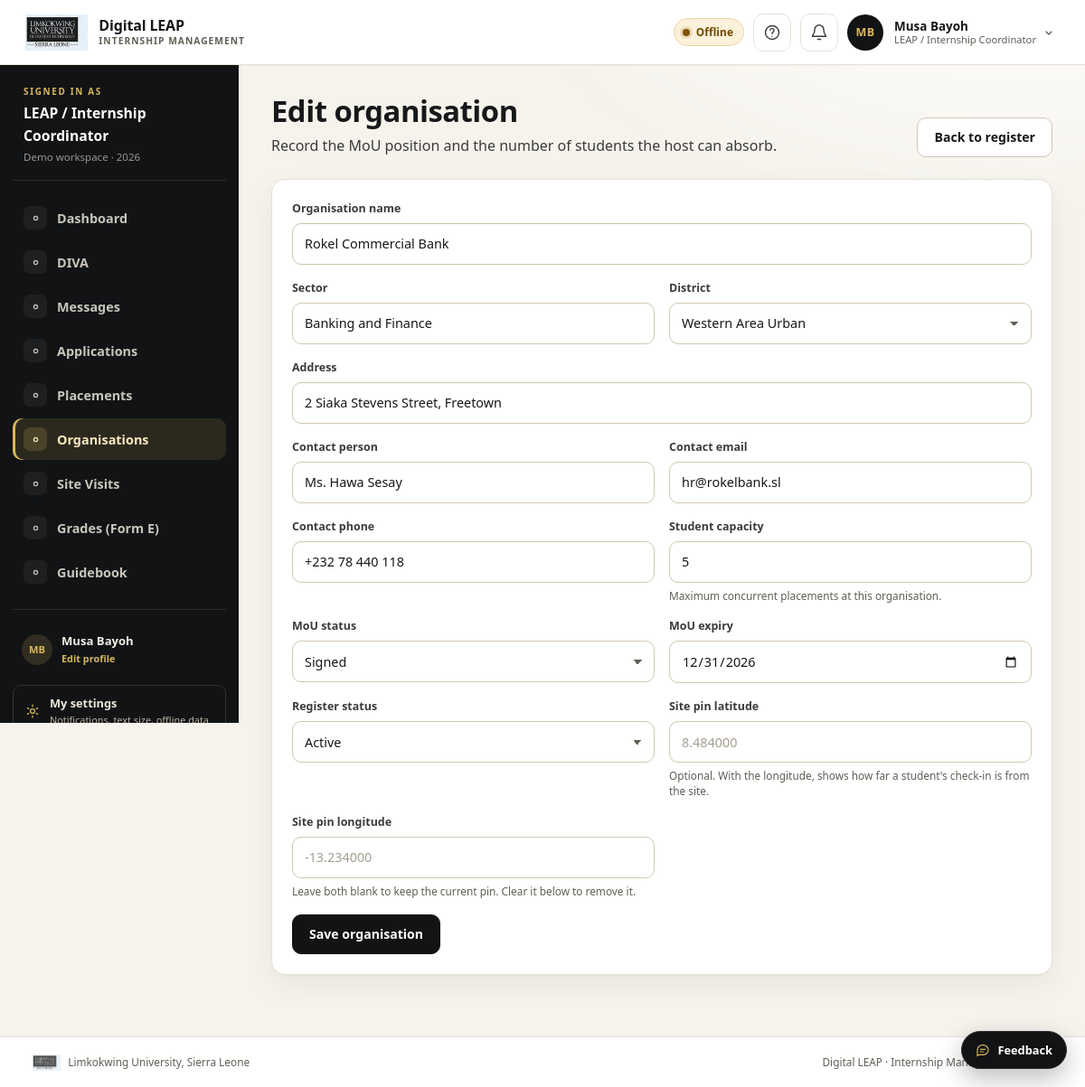
Screenshot of /digital-leap/index.php?r=coordinator/organisations/form&id=3 (signed in) with the database file from the repository.
### tables this page shows
CREATE TABLE users (
  user_id           INT UNSIGNED NOT NULL AUTO_INCREMENT,
  role_id           TINYINT UNSIGNED NOT NULL,
  organisation_id   INT UNSIGNED NULL,
  first_name        VARCHAR(60)  NOT NULL,
  last_name         VARCHAR(60)  NOT NULL,
  email             VARCHAR(120) NOT NULL,
  phone             VARCHAR(25)  NULL,
  password_hash     VARCHAR(255) NULL,
  status            ENUM('invited','active','suspended') NOT NULL DEFAULT 'invited',
  must_change_password TINYINT(1) NOT NULL DEFAULT 0,
  failed_attempts   TINYINT UNSIGNED NOT NULL DEFAULT 0,
  locked_until      DATETIME NULL,
  last_login_at     DATETIME NULL,
  created_at        DATETIME NOT NULL DEFAULT CURRENT_TIMESTAMP,
  updated_at        DATETIME NOT NULL DEFAULT CURRENT_TIMESTAMP ON UPDATE CURRENT_TIMESTAMP,
  PRIMARY KEY (user_id),
  UNIQUE KEY uq_users_email (email),
  KEY idx_users_role (role_id, status),
  KEY idx_users_org (organisation_id),
  CONSTRAINT fk_users_role FOREIGN KEY (role_id) REFERENCES roles (role_id),
  CONSTRAINT fk_users_org FOREIGN KEY (organisation_id) REFERENCES organisation (org_id) ON DELETE SET NULL
);

CREATE TABLE roles (
  role_id     TINYINT UNSIGNED NOT NULL AUTO_INCREMENT,
  role_key    VARCHAR(30)  NOT NULL,
  role_name   VARCHAR(60)  NOT NULL,
  description VARCHAR(255) NULL,
  created_at  DATETIME NOT NULL DEFAULT CURRENT_TIMESTAMP,
  PRIMARY KEY (role_id),
  UNIQUE KEY uq_roles_key (role_key)
);

CREATE TABLE organisation (
  org_id        INT UNSIGNED NOT NULL AUTO_INCREMENT,
  name          VARCHAR(120) NOT NULL,
  sector        VARCHAR(60)  NOT NULL,
  address       VARCHAR(180) NOT NULL,
  district      VARCHAR(60)  NOT NULL,
  contact_person VARCHAR(100) NOT NULL,
  contact_email VARCHAR(120) NOT NULL,
  contact_phone VARCHAR(25)  NULL,
  mou_status    ENUM('none','pending','signed','expired') NOT NULL DEFAULT 'none',
  mou_expiry    DATE NULL,
  capacity      SMALLINT UNSIGNED NOT NULL DEFAULT 0,
  status        ENUM('active','inactive') NOT NULL DEFAULT 'active',
  created_at    DATETIME NOT NULL DEFAULT CURRENT_TIMESTAMP,
  updated_at    DATETIME NOT NULL DEFAULT CURRENT_TIMESTAMP ON UPDATE CURRENT_TIMESTAMP,
  PRIMARY KEY (org_id),
  UNIQUE KEY uq_org_name (name),
  KEY idx_org_district (district)
);

### digital-leap/app/Views/coordinator/org_form.php (the view, shortened to what the rows shown need)
<?php
$districts = ['Western Area Urban', 'Western Area Rural', 'Bo', 'Kenema', 'Kono', 'Bombali', 'Port Loko', 'Tonkolili'];
?>
<div class="page-head">
    <div>
        <h1><?= $org ? 'Edit organisation' : 'Add organisation' ?></h1>
        <p>Record the MoU position and the number of students the host can absorb.</p>
    </div>
    <div class="page-actions"><a class="btn btn-outline" href="<?= e(url('coordinator/organisations')) ?>">Back to register</a></div>
</div>
<div class="card">
    <form method="post" action="<?= e(url('coordinator/organisations/save')) ?>">
        <div class="form-grid">
            <div class="field full">
                <label for="name">Organisation name</label>
                <input id="name" name="name" type="text" maxlength="120" value="<?= e($org['name'] ?? '') ?>" required>
            </div>
            <div class="field">
                <label for="sector">Sector</label>
                <input id="sector" name="sector" type="text" maxlength="80" value="<?= e($org['sector'] ?? '') ?>" required>
            </div>
            <div class="field">
                <label for="district">District</label>
                <select id="district" name="district">
                    <?php foreach ($districts as $district): ?>
                        <option value="<?= e($district) ?>"<?= selected($org['district'] ?? 'Western Area Urban', $district) ?>><?= e($district) ?></option>
                    <?php endforeach; ?>
                </select>
            </div>
            <div class="field full">
                <label for="address">Address</label>
                <input id="address" name="address" type="text" maxlength="180" value="<?= e($org['address'] ?? '') ?>">
            </div>
            <div class="field">
                <label for="contact_person">Contact person</label>
                <input id="contact_person" name="contact_person" type="text" maxlength="120" value="<?= e($org['contact_person'] ?? '') ?>" required>
            </div>
            <div class="field">
                <label for="contact_email">Contact email</label>
                <input id="contact_email" name="contact_email" type="email" maxlength="120" value="<?= e($org['contact_email'] ?? '') ?>" required>
            </div>
            <div class="field">
                <label for="contact_phone">Contact phone</label>
                <input id="contact_phone" name="contact_phone" type="tel" maxlength="30" value="<?= e($org['contact_phone'] ?? '') ?>">
            </div>
            <div class="field">
                <label for="capacity">Student capacity</label>
                <input id="capacity" name="capacity" type="number" min="1" max="200" value="<?= e($org['capacity'] ?? 3) ?>" required>
                <span class="hint">Maximum concurrent placements at this organisation.</span>
            </div>
            <div class="field">
                <label for="mou_status">MoU status</label>
                <select id="mou_status" name="mou_status">
                    <option value="signed"<?= selected($org['mou_status'] ?? '', 'signed') ?>>Signed</option>
                </select>
            </div>
            <div class="field">
                <label for="mou_expiry">MoU expiry</label>
                <input id="mou_expiry" name="mou_expiry" type="date" value="<?= e($org['mou_expiry'] ?? '') ?>">
            </div>
            <div class="field">
                <label for="status">Register status</label>
                <select id="status" name="status">
                    <option value="active"<?= selected($org['status'] ?? 'active', 'active') ?>>Active</option>
                </select>
            </div>
            <div class="field">
                <label for="latitude">Site pin latitude</label>
                <input id="latitude" name="latitude" type="text" inputmode="decimal" value="<?= e(isset($geo['lat']) ? (string) $geo['lat'] : '') ?>" placeholder="8.484000">
                <span class="hint">Optional. With the longitude, shows how far a student's check-in is from the site.</span>
            </div>
            <div class="field">
                <label for="longitude">Site pin longitude</label>
                <input id="longitude" name="longitude" type="text" inputmode="decimal" value="<?= e(isset($geo['lng']) ? (string) $geo['lng'] : '') ?>" placeholder="-13.234000">
                <span class="hint">Leave both blank to keep the current pin. Clear it below to remove it.</span>
            </div>
        </div>
        <div class="form-actions"><button class="btn" type="submit">Save organisation</button></div>
    </form>
</div>

### digital-leap/app/Views/layout.php (shortened to what the rows shown need)
<?php
$user = Auth::user();
$route = (string) ($_GET['r'] ?? '');
$unread = 0;
if ($user !== null) {
    $unread = (int) Database::val('SELECT COUNT(*) FROM notification WHERE user_id = ? AND is_read = 0', [(int) $user['user_id']]);
}
$prefUid = $user === null ? 0 : (int) $user['user_id'];
$textSize = Preference::textSize($prefUid);
$calmMotion = Preference::reduceMotion($prefUid);
$nav = $user === null ? [] : nav_items();
$avatarUrl = $user === null ? null : avatar_url($user);
$authRoutes = ['login', 'register', 'forgot', 'reset', 'token/supervisor'];
$isAuthPage = $user === null && in_array($route, $authRoutes, true);
?>
<!doctype html>
<html lang="en" data-text-size="<?= e($textSize) ?>"<?= $calmMotion ? ' data-reduce-motion="on"' : '' ?>>
<head>
<link rel="stylesheet" href="<?= e(asset('css/app.css')) ?>">
</head>
<body class="<?= $user !== null ? 'app-shell' : ($isAuthPage ? 'auth-shell' : 'landing-shell') ?>" data-role="<?= e($user !== null ? (string) Auth::role() : 'guest') ?>" data-page="<?= e($route) ?>">
<?php if ($user !== null): ?>
<header class="topbar">
    <div class="topbar-left">
        <a class="brand" href="<?= e(url('dashboard')) ?>" data-tour="brand">
            <img class="brand-logo" src="<?= e(asset('img/limkokwing-logo.png')) ?>" alt="Limkokwing University of Creative Technology, Sierra Leone">
            <span class="brand-text">Digital LEAP<small>Internship Management</small></span>
        </a>
    </div>
    <div class="topbar-right">
        <p class="net-pill" data-net-status data-state="online" role="status" aria-live="polite">
            <span class="net-dot" aria-hidden="true"></span><span class="net-text">Online</span>
        </p>
        <button class="icon-btn tour-trigger" type="button" data-tour-start aria-label="Take a guided tour" title="Take a guided tour">
            <svg viewBox="0 0 24 24" aria-hidden="true"><circle cx="12" cy="12" r="9"/><path d="M9.5 9a2.5 2.5 0 1 1 4 2c-.9.7-1.5 1.2-1.5 2.5"/><path d="M12 17h.01"/></svg>
        </button>
        <div class="menu-wrap">
            <button class="icon-btn bell-btn" type="button" data-notif-toggle aria-expanded="false" aria-controls="notif-panel" aria-label="Notifications<?= $unread > 0 ? ', ' . $unread . ' unread' : '' ?>" data-tour="notifications">
                <svg viewBox="0 0 24 24" aria-hidden="true"><path d="M18 8a6 6 0 0 0-12 0c0 7-3 7-3 9h18c0-2-3-2-3-9"/><path d="M10 21h4"/></svg>
            </button>
        </div>
        <div class="menu-wrap user-chip" data-tour="profile">
            <a class="avatar-link" href="<?= e(url('profile')) ?>" aria-label="Open my profile to edit details and profile photo">
                <?php if ($avatarUrl !== null): ?>
                    <img class="avatar avatar-img" src="<?= e($avatarUrl) ?>" alt="">
                <?php else: ?>
                    <span class="avatar" aria-hidden="true"><?= e(initials((string) $user['first_name'], (string) $user['last_name'])) ?></span>
                <?php endif; ?>
            </a>
            <button class="user-menu-toggle" type="button" data-user-toggle aria-expanded="false" aria-controls="user-menu">
                <span class="user-meta">
                    <strong><?= e($user['first_name'] . ' ' . $user['last_name']) ?></strong>
                    <small><?= e($user['role_name']) ?></small>
                </span>
                <svg class="menu-caret" viewBox="0 0 24 24" aria-hidden="true"><path d="m7 10 5 5 5-5"/></svg>
            </button>
        </div>
    </div>
</header>
<div class="shell">
    <aside class="sidebar" id="sidebar">
        <div class="sidebar-role">
            <span class="sidebar-role-label">Signed in as</span>
            <strong><?= e($user['role_name']) ?></strong>
            <span class="sidebar-role-sub">Demo workspace · <?= e(date('Y')) ?></span>
        </div>
        <nav aria-label="Main navigation" data-tour="nav">
            <?php foreach ($nav as [$href, $label]): ?>
                <?php $isActive = $route === $href || str_starts_with($route, $href . '/'); ?>
                <a href="<?= e(url($href)) ?>" class="<?= $isActive ? 'active' : '' ?>"<?= $isActive ? ' aria-current="page"' : '' ?>>
                    <span class="nav-ico" aria-hidden="true"><svg viewBox="0 0 24 24"><?= $navIcons[$href] ?? '<circle cx="12" cy="12" r="3"/>' ?></svg></span>
                    <span><?= e($label) ?></span>
                </a>
            <?php endforeach; ?>
        </nav>
        <div class="sidebar-foot">
            <a class="sidebar-profile" href="<?= e(url('profile')) ?>">
                <?= avatar_html(['user_id' => (int) ($user['user_id'] ?? 0), 'first_name' => (string) $user['first_name'], 'last_name' => (string) $user['last_name']], 'sidebar-avatar') ?>
                <span><?= e($user['first_name'] . ' ' . $user['last_name']) ?><small>Edit profile</small></span>
            </a>
            <a class="sidebar-settings" href="<?= e(url('settings')) ?>">
                <svg viewBox="0 0 24 24" aria-hidden="true"><circle cx="12" cy="12" r="3.2"/><path d="M12 2.8v2.4M12 18.8v2.4M4.5 7.5l2 1.2M17.5 15.3l2 1.2M4.5 16.5l2-1.2M17.5 8.7l2-1.2"/></svg>
                <span>My settings<small>Notifications, text size, offline data</small></span>
            </a>
        </div>
    </aside>
    <main id="main" class="main">
        <?= $content ?>
    </main>
</div>
<?php endif; ?>
</body>
</html>

### digital-leap/app/helpers.php (shortened to what the rows shown need)
<?php
function e($value): string
{
    return htmlspecialchars((string) ($value ?? ''), ENT_QUOTES, 'UTF-8');
}
function url(string $route = '', array $params = []): string
{
    $base = $GLOBALS['base'] ?? '';
    $query = ['r' => $route] + $params;
    return $base . '/index.php?' . http_build_query($query);
}
function asset(string $path): string
{
    $path = ltrim($path, '/');
    $file = BASE_PATH . '/public/assets/' . $path;
    $version = is_file($file) ? '?v=' . filemtime($file) : '';
    return ($GLOBALS['base'] ?? '') . '/public/assets/' . $path . $version;
}
function qget(string $key, $default = null)
{
    return $_GET[$key] ?? $default;
}
function initials(string $first, string $last): string
{
    return strtoupper(substr($first, 0, 1) . substr($last, 0, 1));
}
function avatar_file(int $userId): ?string
{
    $dir = STORAGE_PATH . '/uploads/avatars';
    foreach (['jpg', 'jpeg', 'png', 'webp'] as $ext) {
        $path = $dir . '/' . $userId . '.' . $ext;
    }
    return null;
}
function avatar_url(?array $user = null): ?string
{
    $id = (int) ($user['user_id'] ?? \Leap\Core\Auth::id());
    $file = avatar_file($id);
    if ($file === null) {
        return null;
    }
    return url('avatar', ['u' => $id, 'v' => filemtime($file) . '-' . filesize($file)]);
}
function avatar_html(array $user, string $class = 'chat-avatar'): string
{
    $id = (int) ($user['user_id'] ?? 0);
    $first = (string) ($user['first_name'] ?? '');
    $last = (string) ($user['last_name'] ?? '');
    $file = $id > 0 && \Leap\Controllers\ProfileController::canViewAvatar($id) ? avatar_file($id) : null;
    return '<span class="' . e($class) . '" aria-hidden="true">' . e(initials($first, $last)) . '</span>';
}
function selected($value, $expected): string
{
    return (string) $value === (string) $expected ? ' selected' : '';
}

### rows the page displays
users: first_name+last_name "MB", first_name+last_name "Musa Bayoh", role.role_name "LEAP / Internship Coordinator", initials($first, $last) "MB"
organisation: name "Rokel Commercial Bank", sector "Banking and Finance", district "Western Area Urban", address "2 Siaka Stevens Street, Freetown", contact_person "Ms. Hawa Sesay", contact_email "hr@rokelbank.sl", contact_phone "+232 78 440 118", capacity "5", mou_expiry "12/31/2026"

### other values shown
$label "Dashboard"
$label "DIVA"
$label "Messages"
$label "Applications"
$label "Placements"
$label "Organisations"
$label "Site Visits"
$label "Grades (Form E)"
$label "Guidebook"
